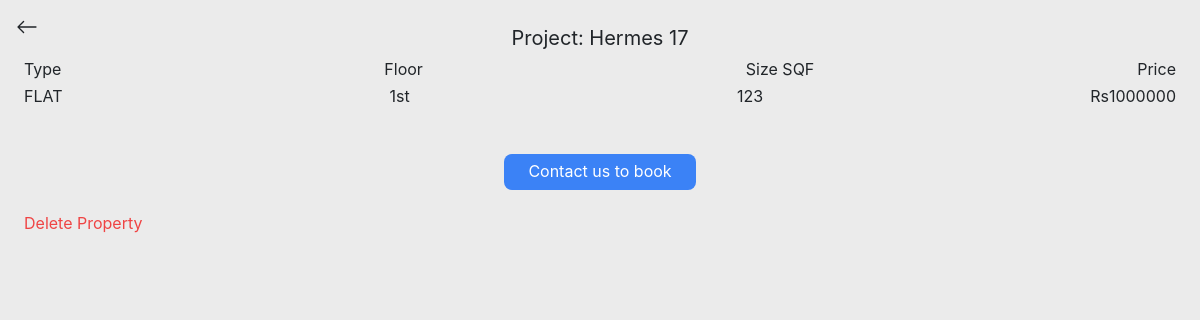
The page /invsee/2 (signed in) on the database its author committed.
### app/models.py (models this page shows)
class Inv(models.Model):
    name = models.CharField(max_length=100000)
    floor = models.CharField(max_length=100000)
    type = models.CharField(max_length=100000)
    size = models.CharField(max_length=100000)
    price = models.IntegerField()
    location = models.CharField(max_length=10000)
    unit = models.CharField(max_length=10000)

### app/views.py (the view)
# urls.py: path("invsee/<int:id>", views.invsee, name="invsee"),
def invsee(request, id):
    if len(Inv.objects.all().filter(pk = id)) != 1:
        return render("/")
    return render(request, "invsee.html", {
        "pro": Inv.objects.get(pk = id)
    })

### app/templates/invsee.html (shortened to what this page needs)
{% extends 'layout.html' %}
{% block body %}
    <div>
        <div class="m-4">
            <h1 class="text-center text-xl">Project: {{pro.name}}</h1>
            <div class="flex justify-between">
                <h1>Type</h1>
                <h1>Floor</h1>
                <h1>Size SQF</h1>
                <h1>Price</h1>
            </div>
            <div class="flex justify-between">
                <h1>{{pro.type}}</h1>
                <h1>{{pro.floor}}</h1>
                <h1>{{pro.size}}</h1>
                <h1>Rs{{pro.price}}</h1>
            </div>
            <h1 class="text-center mt-5">
                <form action="/contact/book" method="post">
                    <button type="submit" class="px-4 py-2 text-white bg-blue-500 rounded-lg">
                        Contact us to book
                    </button>
                </form>
            </h1>
        </div>
        {% if request.user.manage == "True" %}
            <h1 class="text-red-500 m-4"><a href="/del/inv/{{pro.id}}">Delete Property</a></h1>
        {% endif %}
    </div>
{% endblock %}

### app/templates/layout.html (style rules this page uses)
body { background-color: #ebebeb; overflow-x: hidden; }

### app/templates/invsee.html (style rules this page uses)
h1 { margin-top: 8px; }

### rows shown on the page
Inv: name "Hermes 17", type "FLAT", floor "1st", size "123", price "1000000"
